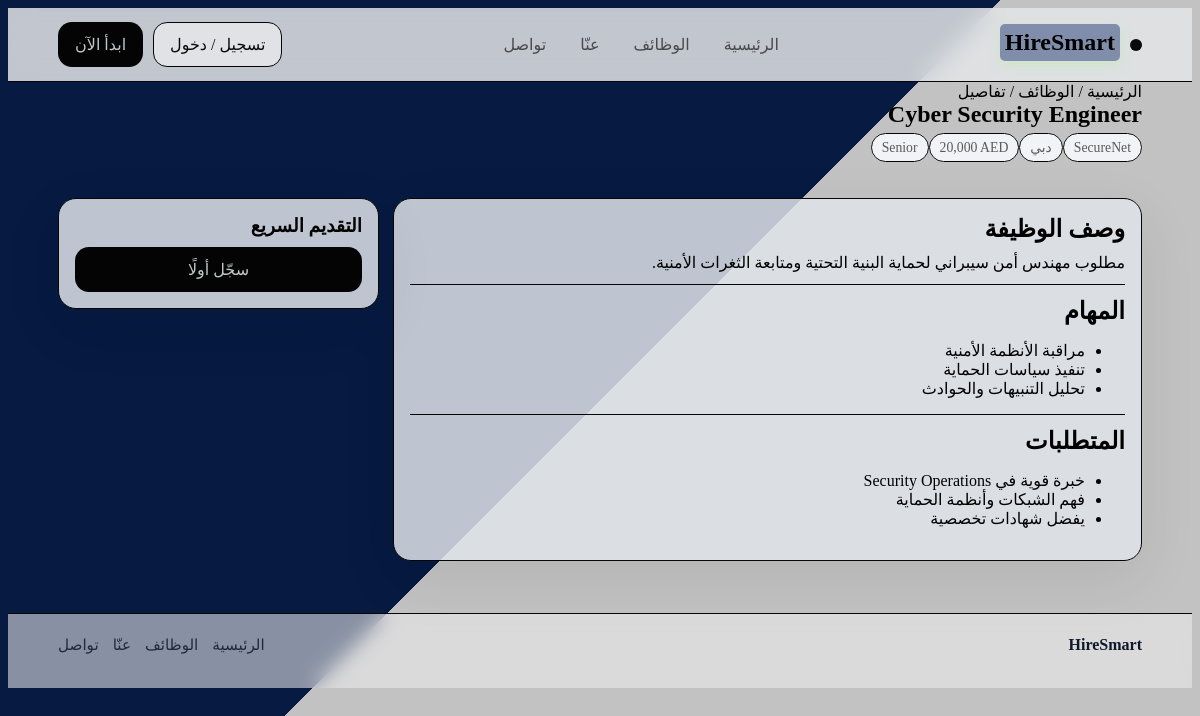
The page /job-details.php?id=4 on the database its author committed.
### tables this page shows
CREATE TABLE jobs (
    id INT AUTO_INCREMENT PRIMARY KEY,
    title VARCHAR(150) NOT NULL,
    company VARCHAR(150) NOT NULL,
    location VARCHAR(100) NOT NULL,
    level VARCHAR(50) NOT NULL,
    employment_type VARCHAR(50) NOT NULL DEFAULT 'Full-time',
    salary VARCHAR(100) DEFAULT NULL,
    description TEXT NOT NULL,
    responsibilities TEXT NOT NULL,
    requirements TEXT NOT NULL,
    skills TEXT NOT NULL,
    is_active TINYINT(1) NOT NULL DEFAULT 1,
    created_at TIMESTAMP DEFAULT CURRENT_TIMESTAMP
);

### includes/auth.php (called while the page is built, shortened)
<?php
if (!function_exists('e')) {
    function e($value): string {
        return htmlspecialchars((string)$value, ENT_QUOTES, 'UTF-8');
    }
}
function isLoggedIn(): bool {
    return isset($_SESSION['user']) && is_array($_SESSION['user']);
}
?>

### job-details.php (the view, shortened to what this page needs)
<?php
require_once 'config/db.php';
$jobId = (int)($_GET['id'] ?? 0);
$stmt = $pdo->prepare("SELECT * FROM jobs WHERE id = ? AND is_active = 1");
$stmt->execute([$jobId]);
$job = $stmt->fetch();
include 'includes/header.php';
?>
<section class="pagehead"><div class="container"><div class="breadcrumb">الرئيسية / الوظائف / تفاصيل</div><h1><?= e($job['title']) ?></h1><div class="kv"><span class="tag"><?= e($job['company']) ?></span><span class="tag"><?= e($job['location']) ?></span><span class="tag"><?= e($job['level']) ?></span><span class="tag"><?= e($job['salary']) ?></span></div></div></section>
<section class="section"><div class="container layout">
  <div class="card">
    <h2>وصف الوظيفة</h2><p><?= nl2br(e($job['description'])) ?></p>
    <div class="divider"></div>
    <h2>المهام</h2><ul class="list"><?php foreach (explode("\n", $job['responsibilities']) as $item): if (trim($item)!==''): ?><li><?= e(trim($item)) ?></li><?php endif; endforeach; ?></ul>
    <div class="divider"></div>
    <h2>المتطلبات</h2><ul class="list"><?php foreach (explode("\n", $job['requirements']) as $item): if (trim($item)!==''): ?><li><?= e(trim($item)) ?></li><?php endif; endforeach; ?></ul>
  </div>
  <aside class="sidebar">
    <div class="card">
      <h3>التقديم السريع</h3>
      <?php if (!isLoggedIn()): ?>
        <a class="btn btn--primary" style="width:100%" href="auth.php">سجّل أولًا</a>
      <?php elseif (isAdmin()): ?>
        <div class="alert alert--info">أنت مسجل كـ HR.</div>
      <?php endif; ?>
    </div>
  </aside>
</div></section>
<?php include 'includes/footer.php'; ?>

### assets/css/styles.css (style rules this page uses)
:root { --bg: #7c9ad6; --card: rgb(0, 0, 0); --text: rgb(10, 9, 9); --muted: rgba(8, 8, 8, 0.65); --line: rgb(5, 5, 5); --primary: #040404; --primary2:#003cb3fb; --shadow: 0 18px 60px rgba(0,0,0,.08); --radius: 18px; --radius2: 26px; --max: 1120px; --font: system-ui, -apple-system, "Segoe UI", Tahoma, Arial, sans-serif; }
* { box-sizing:border-box }
.html,body { height:100% }
a { color:inherit; text-decoration:none }
h1,h2,h3 { margin:0 0 10px }
p { margin:0 0 12px }
.container { max-width: var(--max); margin:auto; padding: 0 18px }
.btn { display:inline-flex; align-items:center; justify-content:center; gap:10px; padding:12px 16px; border-radius:14px; border:1px solid var(--line); background: rgba(244, 245, 248, 0.85); color: var(--text); cursor:pointer; transition:.2s ease; }
.btn--primary { background: var(--primary); color:rgba(228, 232, 238, 0.85); border-color:transparent; }
.card { background: rgba(224, 228, 234, 0.85); border:1px solid var(--line); border-radius: var(--radius); box-shadow: var(--shadow); padding:16px; }
.divider { height:1px; background: var(--line); margin:12px 0; }
.tag { padding:6px 10px; border-radius:999px; border:1px solid var(--line); background:rgba(250, 252, 255, 0.85); color: var(--muted); font-size:.86rem; }
.section { padding:42px 0 }
.layout { display:grid; grid-template-columns:1.4fr .6fr; gap:14px; }
body { flex-basis: auto; background: linear-gradient(135deg, #082052 50%, #f3f2f2 50%); background-size: cover; background-position: center; background-repeat: no-repeat; background-attachment: fixed; }
body::before { content: ""; position: fixed; inset: 0; background: rgba(0,0,0,0.20); z-index: -1; }

### rows shown on the page
jobs: title "Cyber Security Engineer", company "SecureNet", location "دبي", level "Senior", salary "20,000 AED", description "مطلوب مهندس أمن سيبراني لحماية البنية التحتية ومتابعة الثغرات الأمنية.", responsibilities "مراقبة الأنظمة الأمنية", responsibilities "تنفيذ سياسات الحماية", responsibilities "تحليل التنبيهات والحوادث", requirements "خبرة قوية في Security Operations", requirements "فهم الشبكات وأنظمة الحماية", requirements "يفضل شهادات تخصصية"
